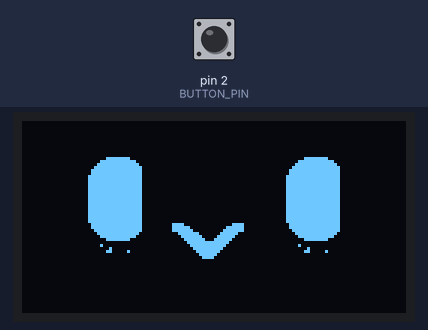
Bench run of a sketch on a simulated Arduino Uno, built with avr-gcc and run on an emulated ATmega328P. Shown: 128×64 one-colour display. The test bench sets the inputs (shaded band); at power-on: pin 2 (BUTTON_PIN) HIGH. Random numbers use the default seed unless the sketch sets one.

Above: at 1.2 s.
1.3 s: pin 2 (BUTTON_PIN) pulled LOW for 1 s
At 2.37 s:
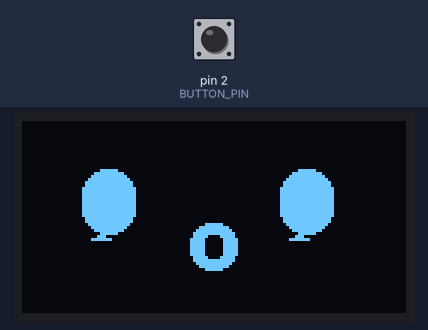
4.7 s: pin 2 (BUTTON_PIN) pulled LOW for 0.15 s
At 7.5 s:
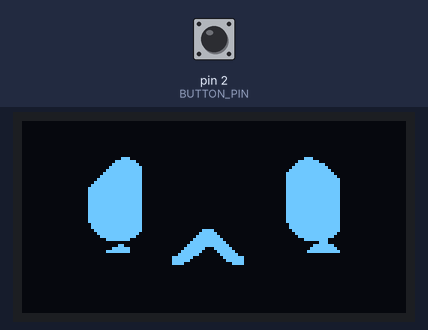
7.8 s: pin 2 (BUTTON_PIN) pulled LOW for 3.2 s
At 8.28 s:
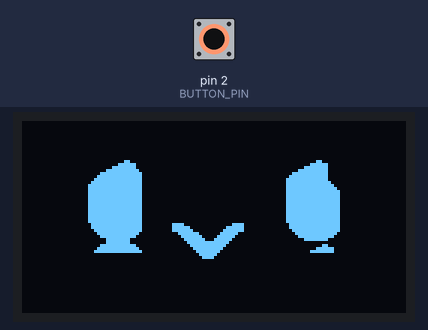
Timing chart, 0 to 10.8 s (numbered marks = the images above; inputs shaded):
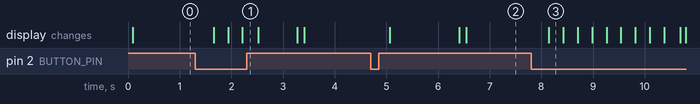

The sketch:

sketch_jun22a.ino
```cpp
#include <SPI.h>
#include <Wire.h>
#include <Adafruit_GFX.h>
#include <Adafruit_SSD1306.h>

#define SCREEN_WIDTH 128
#define SCREEN_HEIGHT 64
#define OLED_RESET     -1
#define SCREEN_ADDRESS 0x3C

const int BUTTON_PIN = 2;

enum Expression {
  HAPPY,
  SAD,
  ANGRY,
  SURPRISED,
  NUM_EXPRESSIONS
};

// Simplified sub-states for the active idle loop
enum IdleState {
  IDLE_NORMAL_SMILE,
  IDLE_BLUSHING
};

Expression currentExpression = HAPPY;
IdleState currentIdleState = IDLE_NORMAL_SMILE;

unsigned long nextBlinkTime = 0;
unsigned long blinkEndTime = 0;
bool isBlinking = false;

unsigned long nextIdleBehaviorTime = 0;

bool lastButtonState = HIGH;
unsigned long lastDebounceTime = 0;
const unsigned long DEBOUNCE_DELAY = 50;

Adafruit_SSD1306 display(SCREEN_WIDTH, SCREEN_HEIGHT, &Wire, OLED_RESET);

// --- RESTORED ORIGINAL EYE BITMAPS (18x32 px) ---
const unsigned char PROGMEM eye_normal[] = {
  0x03, 0xfc, 0x00, 0x0f, 0xff, 0x00, 0x1f, 0xff, 0x80, 0x3f, 0xff, 0xc0,
  0x7f, 0xff, 0xe0, 0x7f, 0xff, 0xe0, 0xff, 0xff, 0xf0, 0xff, 0xff, 0xf0,
  0xff, 0xff, 0xf0, 0xff, 0xff, 0xf0, 0xff, 0xff, 0xf0, 0xff, 0xff, 0xf0,
  0xff, 0xff, 0xf0, 0xff, 0xff, 0xf0, 0xff, 0xff, 0xf0, 0xff, 0xff, 0xf0,
  0xff, 0xff, 0xf0, 0xff, 0xff, 0xf0, 0xff, 0xff, 0xf0, 0xff, 0xff, 0xf0,
  0xff, 0xff, 0xf0, 0xff, 0xff, 0xf0, 0x7f, 0xff, 0xe0, 0x7f, 0xff, 0xe0,
  0x3f, 0xff, 0xc0, 0x1f, 0xff, 0x80, 0x0f, 0xff, 0x00, 0x03, 0xfc, 0x00
};

const unsigned char PROGMEM eye_angry_left[] = {
  0x00, 0x00, 0x00, 0x00, 0x0c, 0x00, 0x00, 0x3f, 0x00, 0x00, 0xff, 0x00,
  0x03, 0xff, 0x80, 0x0f, 0xff, 0xc0, 0x1f, 0xff, 0xe0, 0x3f, 0xff, 0xf0,
  0x7f, 0xff, 0xf0, 0xff, 0xff, 0xf0, 0xff, 0xff, 0xf0, 0xff, 0xff, 0xf0,
  0xff, 0xff, 0xf0, 0xff, 0xff, 0xf0, 0xff, 0xff, 0xf0, 0xff, 0xff, 0xf0,
  0xff, 0xff, 0xf0, 0xff, 0xff, 0xf0, 0xff, 0xff, 0xf0, 0xff, 0xff, 0xf0,
  0xff, 0xff, 0xf0, 0xff, 0xff, 0xf0, 0x7f, 0xff, 0xe0, 0x7f, 0xff, 0xe0,
  0x3f, 0xff, 0xc0, 0x1f, 0xff, 0x80, 0x0f, 0xff, 0x00, 0x03, 0xfc, 0x00
};

const unsigned char PROGMEM eye_angry_right[] = {
  0x00, 0x00, 0x00, 0x00, 0x30, 0x00, 0x00, 0xfc, 0x00, 0x03, 0xfc, 0x00,
  0x0f, 0xfc, 0x00, 0x3f, 0xfc, 0x00, 0x7f, 0xfc, 0x00, 0xff, 0xfc, 0x00,
  0xff, 0xfe, 0x00, 0xff, 0xff, 0x00, 0xff, 0xff, 0x80, 0xff, 0xff, 0xc0,
  0xff, 0xff, 0xf0, 0xff, 0xff, 0xf0, 0xff, 0xff, 0xf0, 0xff, 0xff, 0xf0,
  0xff, 0xff, 0xf0, 0xff, 0xff, 0xf0, 0xff, 0xff, 0xf0, 0xff, 0xff, 0xf0,
  0xff, 0xff, 0xf0, 0xff, 0xff, 0xf0, 0x7f, 0xff, 0xe0, 0x7f, 0xff, 0xe0,
  0x3f, 0xff, 0xc0, 0x1f, 0xff, 0x80, 0x0f, 0xff, 0x00, 0x03, 0xfc, 0x00
};

const unsigned char PROGMEM eye_sad_left[] = {
  0x00, 0x1c, 0x00, 0x00, 0x7f, 0x00, 0x00, 0xff, 0x80, 0x01, 0xff, 0xc0,
  0x03, 0xff, 0xe0, 0x07, 0xff, 0xf0, 0x0f, 0xff, 0xf0, 0x1f, 0xff, 0xf0,
  0x3f, 0xff, 0xf0, 0x7f, 0xff, 0xf0, 0xff, 0xff, 0xf0, 0xff, 0xff, 0xf0,
  0xff, 0xff, 0xf0, 0xff, 0xff, 0xf0, 0xff, 0xff, 0xf0, 0xff, 0xff, 0xf0,
  0xff, 0xff, 0xf0, 0xff, 0xff, 0xf0, 0xff, 0xff, 0xf0, 0xff, 0xff, 0xf0,
  0xff, 0xff, 0xf0, 0xff, 0xff, 0xf0, 0x7f, 0xff, 0xe0, 0x7f, 0xff, 0xe0,
  0x3f, 0xff, 0xc0, 0x1f, 0xff, 0x80, 0x0f, 0xff, 0x00, 0x03, 0xfc, 0x00
};

const unsigned char PROGMEM eye_sad_right[] = {
  0x03, 0x80, 0x00, 0x0f, 0xe0, 0x00, 0x1f, 0xf8, 0x00, 0x3f, 0xfc, 0x00,
  0x7f, 0xfe, 0x00, 0xff, 0xff, 0x00, 0xff, 0xff, 0x80, 0xff, 0xff, 0xc0,
  0xff, 0xff, 0xe0, 0xff, 0xff, 0xf0, 0xff, 0xff, 0xf0, 0xff, 0xff, 0xf0,
  0xff, 0xff, 0xf0, 0xff, 0xff, 0xf0, 0xff, 0xff, 0xf0, 0xff, 0xff, 0xf0,
  0xff, 0xff, 0xf0, 0xff, 0xff, 0xf0, 0xff, 0xff, 0xf0, 0xff, 0xff, 0xf0,
  0xff, 0xff, 0xf0, 0xff, 0xff, 0xf0, 0x7f, 0xff, 0xe0, 0x7f, 0xff, 0xe0,
  0x3f, 0xff, 0xc0, 0x1f, 0xff, 0x80, 0x0f, 0xff, 0x00, 0x03, 0xfc, 0x00
};

const unsigned char PROGMEM eye_surprised[] = {
  0x01, 0xf8, 0x00, 0x07, 0xfe, 0x00, 0x0f, 0xff, 0x00, 0x1f, 0xff, 0x80,
  0x3f, 0xff, 0xc0, 0x3f, 0xff, 0xc0, 0x7f, 0xff, 0xe0, 0x7f, 0xff, 0xe0,
  0x7f, 0xff, 0xe0, 0x7f, 0xff, 0xe0, 0x7f, 0xff, 0xe0, 0x7f, 0xff, 0xe0,
  0x7f, 0xff, 0xe0, 0x7f, 0xff, 0xe0, 0x7f, 0xff, 0xe0, 0x7f, 0xff, 0xe0,
  0x3f, 0xff, 0xc0, 0x3f, 0xff, 0xc0, 0x1f, 0xff, 0x80, 0x0f, 0xff, 0x00,
  0x07, 0xfe, 0x00, 0x01, 0xf8, 0x00
};

// --- CLEAN BITMAP MOUTHS ---
// 1. Smile Mouth (28x12 px)
const unsigned char PROGMEM mouth_smile_large[] = {
  0xf0, 0x00, 0x0f, 0x00, 0xfc, 0x00, 0x3f, 0x00, 0xfe, 0x00, 0x7f, 0x00,
  0x3f, 0x80, 0xfc, 0x00, 0x1f, 0xc1, 0xf8, 0x00, 0x0f, 0xe3, 0xf0, 0x00,
  0x07, 0xff, 0xe0, 0x00, 0x03, 0xff, 0xc0, 0x00, 0x01, 0xff, 0x80, 0x00,
  0x00, 0xff, 0x00, 0x00, 0x00, 0x7e, 0x00, 0x00, 0x00, 0x3c, 0x00, 0x00
};

// 2. Sad Mouth (28x12 px)
const unsigned char PROGMEM mouth_sad_large[] = {
  0x00, 0x3c, 0x00, 0x00, 0x00, 0x7e, 0x00, 0x00, 0x00, 0xff, 0x00, 0x00,
  0x01, 0xff, 0x80, 0x00, 0x03, 0xff, 0xc0, 0x00, 0x07, 0xff, 0xe0, 0x00,
  0x0f, 0xe3, 0xf0, 0x00, 0x1f, 0xc1, 0xf8, 0x00, 0x3f, 0x80, 0xfc, 0x00,
  0xfe, 0x00, 0x7f, 0x00, 0xfc, 0x00, 0x3f, 0x00, 0xf0, 0x00, 0x0f, 0x00
};

// 3. Surprised Mouth (16x16 px)
const unsigned char PROGMEM mouth_open_large[] = {
  0x07, 0xe0, 0x1f, 0xf8, 0x3f, 0xfc, 0x7f, 0xfe, 0x7c, 0x3e, 0xf8, 0x1f,
  0xf8, 0x1f, 0xf8, 0x1f, 0xf8, 0x1f, 0xf8, 0x1f, 0xf8, 0x1f, 0x7c, 0x3e,
  0x7f, 0xfe, 0x3f, 0xfc, 0x1f, 0xf8, 0x07, 0xe0
};


void setup() {
  Serial.begin(9600);
  pinMode(BUTTON_PIN, INPUT_PULLUP);

  if(!display.begin(SSD1306_SWITCHCAPVCC, SCREEN_ADDRESS)) {
    Serial.println(F("SSD1306 allocation failed"));
    for(;;);
  }

  display.clearDisplay();
  display.display();

  randomSeed(analogRead(A0));

  nextBlinkTime = millis() + random(2000, 4000);
  nextIdleBehaviorTime = millis() + random(3000, 6000);
}


void loop() {
  checkButton();
  manageBlinkTimer();
  manageIdleAnimations();
  renderCurrentFace();
}


void checkButton() {
  int reading = digitalRead(BUTTON_PIN);

  if (reading != lastButtonState) {
    lastDebounceTime = millis();
  }

  if ((millis() - lastDebounceTime) > DEBOUNCE_DELAY) {
    if (reading == LOW && !isBlinking) {
      int nextState = (int)currentExpression + 1;
      if (nextState >= NUM_EXPRESSIONS) nextState = 0;

      currentExpression = (Expression)nextState;
      currentIdleState = IDLE_NORMAL_SMILE;
      nextIdleBehaviorTime = millis() + random(3000, 6000);

      delay(250);
    }
  }
  lastButtonState = reading;
}


void manageBlinkTimer() {
  unsigned long currentTime = millis();

  if (!isBlinking && currentTime >= nextBlinkTime) {
    isBlinking = true;
    blinkEndTime = currentTime + 130;
  }
  else if (isBlinking && currentTime >= blinkEndTime) {
    isBlinking = false;
    nextBlinkTime = currentTime + random(3000, 6000);
  }
}


void manageIdleAnimations() {
  if (currentExpression != HAPPY) return;

  unsigned long currentTime = millis();

  if (currentTime >= nextIdleBehaviorTime) {
    // Alternates strictly between Normal Smile (0) and Blushing (1)
    int randPick = random(0, 2);
    currentIdleState = (IdleState)randPick;
    nextIdleBehaviorTime = currentTime + random(3000, 6000);
  }
}


void renderCurrentFace() {
  display.clearDisplay();

  // 1. DRAW EYES
  if (isBlinking) {
    display.fillRect(22, 26, 18, 4, SSD1306_WHITE);
    display.fillRect(88, 26, 18, 4, SSD1306_WHITE);
  }
  else {
    switch (currentExpression) {
      case HAPPY:
        display.drawBitmap(22, 12, eye_normal, 18, 32, SSD1306_WHITE);
        display.drawBitmap(88, 12, eye_normal, 18, 32, SSD1306_WHITE);
        break;

      case SAD:
        display.drawBitmap(22, 12, eye_sad_left, 18, 32, SSD1306_WHITE);
        display.drawBitmap(88, 12, eye_sad_right, 18, 32, SSD1306_WHITE);
        break;

      case ANGRY:
        display.drawBitmap(22, 12, eye_angry_left, 18, 32, SSD1306_WHITE);
        display.drawBitmap(88, 12, eye_angry_right, 18, 32, SSD1306_WHITE);
        break;

      case SURPRISED:
        display.drawBitmap(19, 16, eye_surprised, 24, 24, SSD1306_WHITE);
        display.drawBitmap(85, 16, eye_surprised, 24, 24, SSD1306_WHITE);
        break;
    }
  }

  // 2. DRAW IDLE BLUSH LINES
  if (currentExpression == HAPPY && currentIdleState == IDLE_BLUSHING && !isBlinking) {
    display.drawFastHLine(12, 46, 6, SSD1306_WHITE);
    display.drawFastHLine(14, 49, 6, SSD1306_WHITE);
    display.drawFastHLine(110, 46, 6, SSD1306_WHITE);
    display.drawFastHLine(108, 49, 6, SSD1306_WHITE);
  }

  // 3. DRAW MOUTHS
  switch (currentExpression) {
    case HAPPY:
    case ANGRY:
      display.drawBitmap(50, 34, mouth_smile_large, 28, 12, SSD1306_WHITE);
      break;

    case SAD:
      display.drawBitmap(50, 36, mouth_sad_large, 28, 12, SSD1306_WHITE);
      break;

    case SURPRISED:
      display.drawBitmap(56, 34, mouth_open_large, 16, 16, SSD1306_WHITE);
      break;
  }

  display.display();
}
```
